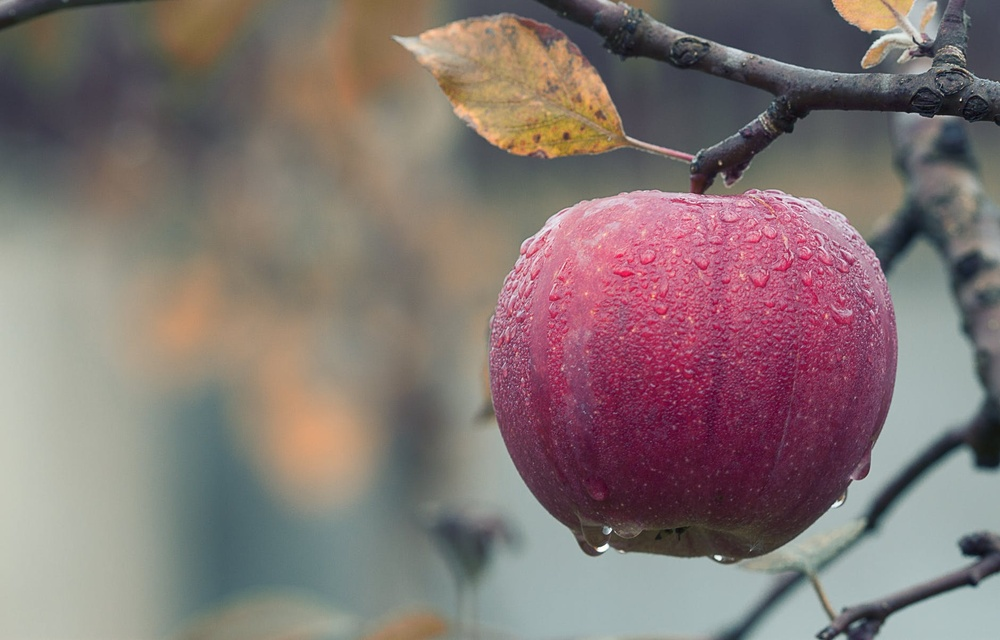
#> input picture image.jpeg, 1000 x 640 px, shrunk from 1880 x 1204 before the run
$ python histogramequalization.py
#> lines starting #> are read from the running program, lines starting #| are printed output that depends on the picture
import cv2
import numpy as np


def compare_he_methods(image_path):
    # Load image in grayscale
#> called with image_path = 'image.jpeg'
    img = cv2.imread(image_path, cv2.IMREAD_GRAYSCALE)
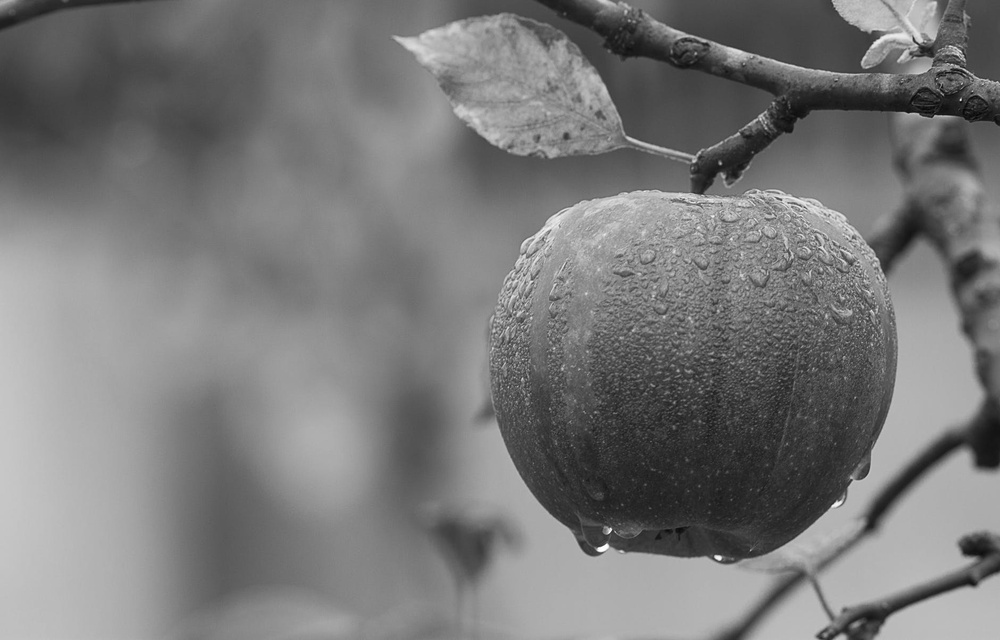
#> img: shape (640, 1000); min 3, max 255, mean 121.2
    if img is None:
        print("Error: Image not found.")
        return

    # Standard Global Histogram Equalization (The 'Flawed' Method)
    equ = cv2.equalizeHist(img)
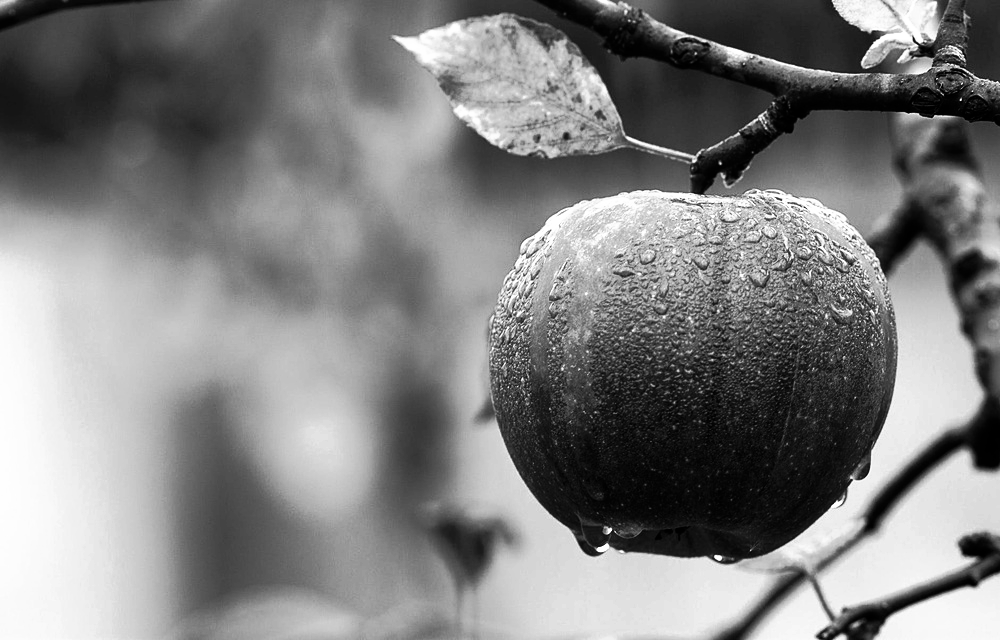
#> equ: shape (640, 1000); min 0, max 255, mean 128.4

    # clipLimit sets the threshold for contrast limiting
    # tileGridSize defines the size of local neighborhoods
    clahe = cv2.createCLAHE(clipLimit=2.0, tileGridSize=(8, 8))
    cl1 = clahe.apply(img)
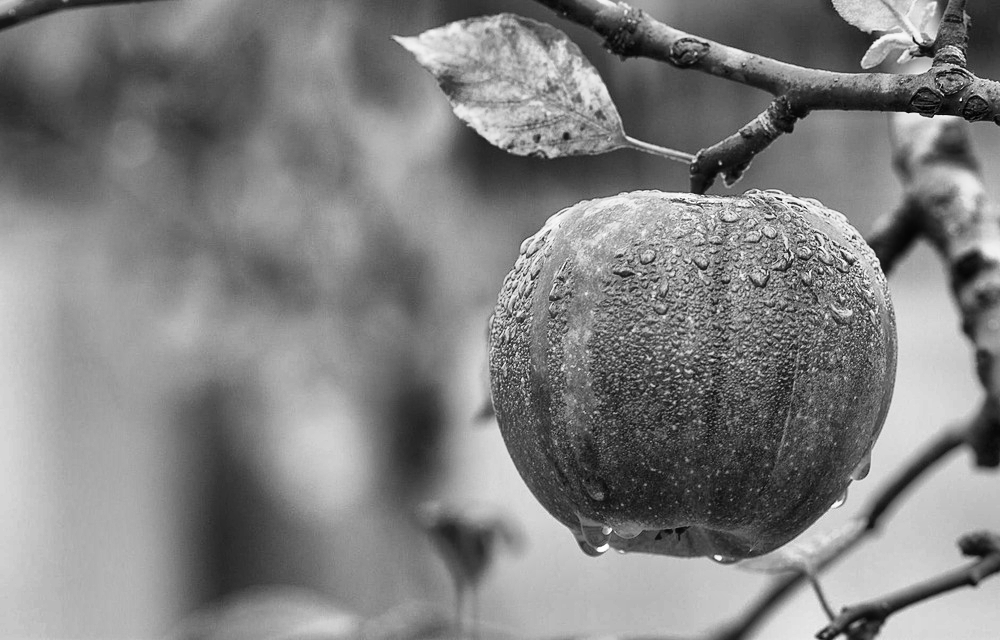
#> cl1: shape (640, 1000); min 1, max 255, mean 128.5

    # Stack images horizontally for comparison: Original | Global HE | CLAHE
    res = np.hstack((img, equ, cl1))
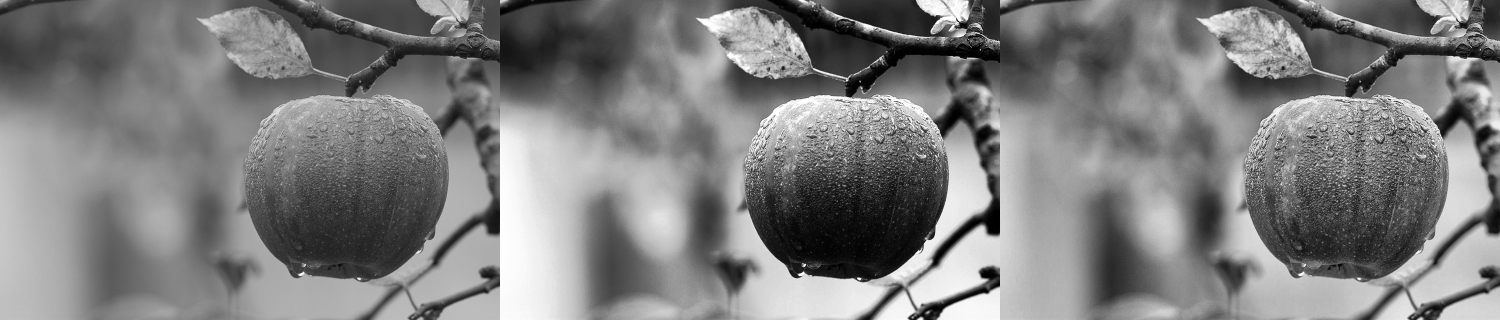
#> res: shape (640, 3000) (shown at 1/2 size); min 0, max 255, mean 126

    cv2.imshow("Original vs Global HE vs CLAHE", res)
    cv2.waitKey(0)
    cv2.destroyAllWindows()


# Run the comparison
compare_he_methods("image.jpeg")
